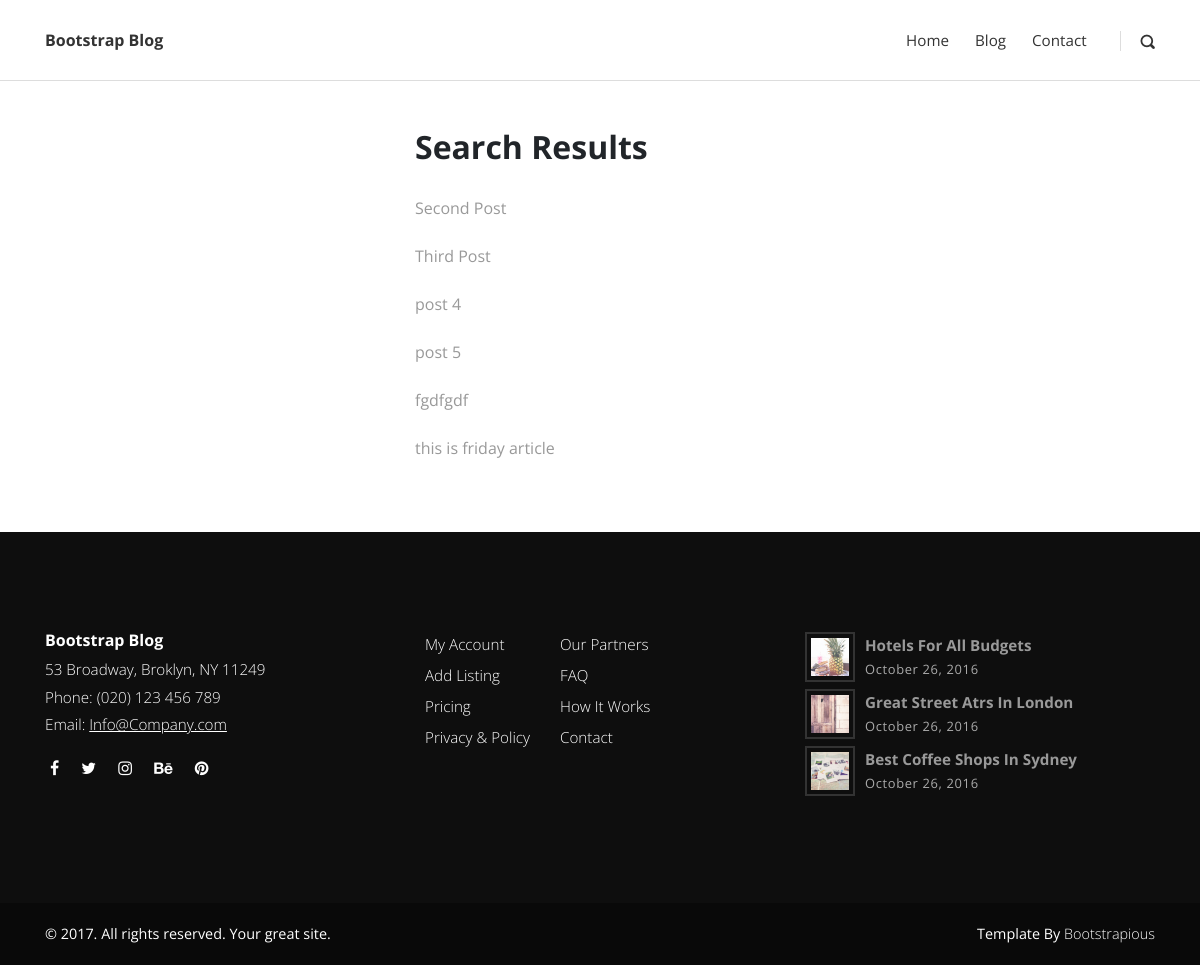
The app's page /search/ with its own data.
### posts/models.py (models this page shows, shortened)
class Post(models.Model):
    title = models.CharField(max_length=50)
    overview = models.TextField()
    categories = models.ManyToManyField(Category)
    content = HTMLField(null=True, blank=True)
    featured = models.BooleanField()
    author = models.ForeignKey(Author, on_delete=models.CASCADE)
    timestamp = models.DateTimeField(auto_now_add=True)
    comment_count = models.IntegerField(default=0)
    thumbnail = models.ImageField()
    previous_post = models.ForeignKey('self',related_name='previous' , on_delete = models.SET_NULL,null=True,blank=True)
    next_post = models.ForeignKey('self', related_name='next', on_delete = models.SET_NULL,null=True,blank=True)
    def get_absolute_url(self):
        return reverse("post-detail", kwargs={"id": self.id})

### posts/views.py (the view)
# urls.py: path('search/', search, name='search'),
def search(request):
    queryset = Post.objects.all()
    query = request.GET.get('q')
    if query:
        queryset = queryset.filter(
            Q(title__icontains=query) |
            Q(overview__icontains=query)
        ).distinct()
    context = {'queryset': queryset}
    return render(request, 'search_results.html', context)

### templates/search_results.html
{% extends 'base.html' %}
{% load static %}
   {% block content%}
<div class="col-4 offset-4 mt-5 mb-5">
   <h2>Search Results</h2>
   <br>
   {% for post in queryset %}
   <a href="{{ post.get_absolute_url }}">{{ post.title }}</a>
   <br>
   <br>
   {% endfor %}
</div>
   {% endblock content%}

### static/css/style.default.css (style rules this page uses)
body { overflow-x: hidden; }
a, i, span { display: inline-block; text-decoration: none; -webkit-transition: all 0.3s; transition: all 0.3s; }
h1, h2, h3, h4, h5, h6 { margin-bottom: 15px; }
body { font-family: "Open Sans", sans-serif; font-size: 1rem; font-weight: normal; line-height: 1.5; color: #212529; background-color: #fff; }
a { color: #999; text-decoration: none; }
h1, h2, h3, h4, h5, h6, .h1, .h2, .h3, .h4, .h5, .h6 { margin-bottom: 0.5rem; font-family: inherit; font-weight: 700; line-height: 1.1; color: inherit; }
h2, .h2 { font-size: 2rem; }

### records on screen
Post: title "Second Post"
Post: title "Third Post"
Post: title "post 4"
Post: title "post 5"
Post: title "fgdfgdf"
Post: title "this is friday article"
